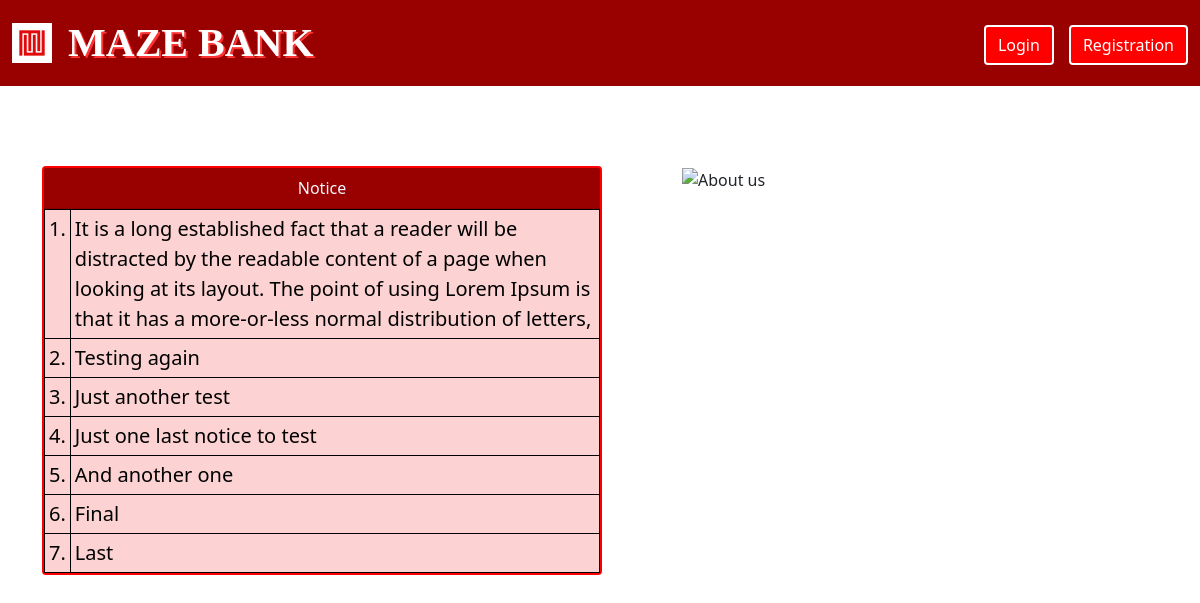
The app's page /home.php with its own data.
### tables this page shows
CREATE TABLE `notice` (
  `id` bigint(10) NOT NULL,
  `mssg` varchar(1000) NOT NULL
);

### home.php (the view, shortened to what this page needs)
<?php
$conn = new mysqli("localhost", "root", "", "bank");
$resullt = $conn->query("select * from notice");
?>
<!DOCTYPE html>
<html lang="en">
<head>
  <link href="https://cdn.jsdelivr.net/npm/bootstrap@5.0.1/dist/css/bootstrap.min.css" rel="stylesheet">
  <script src="https://cdn.jsdelivr.net/npm/bootstrap@5.0.1/dist/js/bootstrap.min.js"></script></head>
<body style="background: url(images/135.jpg); background-size: 100%;">
	<nav class="navbar navbar-expand-sm navbar-light" style="background-color: rgb(153, 0, 0);">
	  <div class="container-fluid ">
	  <img src="images/logo.jpg" style="height: 5vh;width: 5vh;"/><a class="navbar-brand " href="#" style="color: white; text-shadow: 2px 2px rgb(255, 51, 51); font-size: 40px; font-family: 'Times New Roman', Times, serif;margin-left: 2vh;font-weight:bold">  MAZE BANK</a>
		<div class="collapse navbar-collapse " id="navbarSupportedContent">
		  <ul class="navbar-nav ms-auto">
            <li class="nav-item">
				<button type="button" class="btn btn-danger" style="background-color:red; margin-right: 15px; margin-left: 20px;margin-top: 3px;border: 2px solid white;"><a href="login.php" style="text-decoration: none; color: white;">Login</a></button>
			</li>
			<li class="nav-item">
				<button type="button" class="btn btn-danger" style="background-color:red; margin-top: 3px; border: 2px solid white;"><a href="userregistration.php" style="text-decoration: none; color: white;">Registration</a></button>
			</li>
		  </ul>
		</div>
	  </div>
	</nav>
<div class="container" style="display: flex;">
	<div class="col-lg-8 order-1 order-sm-1 order-md-1 order-lg-2 pr-0 pr-mob-grid" style="margin-top: 10vh; margin-left: 10vh; flex:1"><picture data-fileentryid="525059">
                <img class="img-fluid boder-img product-detail-banner" alt="About us" title="About us" data-fileentryid="525059" src="images/maze.jpg">
               </picture>
              </div>
            <div class="card  col-md-7 mx-auto" style="border: 2px solid red; background-color:rgb(153, 0, 0); margin-top:10vh; width:70vh;">
            <div class="card-header text-center" style="background-color:rgb(153, 0, 0); color:aliceblue;">
              Notice
            </div>
            <div class="card-body" style="padding: 0;">
			<table class="table table-bordered table-sm" style="margin:0; font-size:20px" >
                <?php
				$i=0;
				if($resullt->num_rows>0){
					while($data=$resullt->fetch_assoc()){
						$i++;
						?>
					<tbody style="border: 1px solid black; background-color:rgb(252, 210, 210); color:black">
						<tr>
							<td><?php echo $i."."; ?></td>
							<td><?php echo $data['mssg']; ?></td>
						</tr>
					</tbody>
				<?php
					}
				}
				?>
				</table>
			</div>
			</div>
</div>
</body>
</html>

### records on screen
notice: mssg "It is a long established fact that a reader will be distracted by the readable content of a page when looking at its layout. The point of using Lorem Ipsum is that it has a more-or-less normal distribution of letters,"
notice: mssg "Testing again"
notice: mssg "Just another test"
notice: mssg "Just one last notice to test"
notice: mssg "And another one"
notice: mssg "Final"
notice: mssg "Last"
